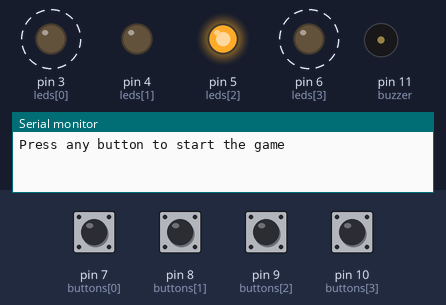
The sketch below on a simulated Arduino Uno, built with avr-gcc and run on an emulated ATmega328P. Parts: output pins drawn as LEDs (lit = HIGH), buzzer (waves = sounding), the last lines printed to the serial monitor. Dashed ring = blinking. The inputs (shaded band) are chosen by the test bench; at power-on: pin 7 (buttons[0]), pin 8 (buttons[1]), pin 9 (buttons[2]), pin 10 (buttons[3]) LOW. Random numbers use the default seed unless the sketch sets one.

Above: at 4.1 s.
4.5 s: pin 7 (buttons[0]) pulled HIGH for 1.55 s
At 7.1 s:
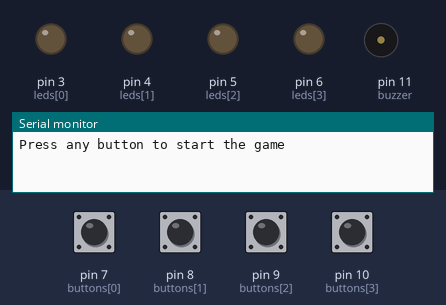
7.5 s: pin 8 (buttons[1]) pulled HIGH for 1.55 s
At 8.16 s:
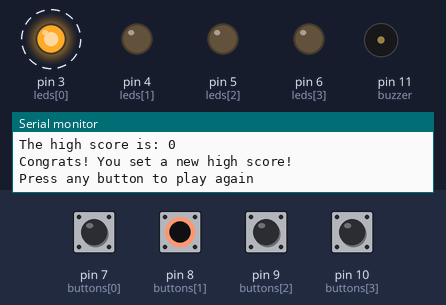
11.0 s: pin 9 (buttons[2]) pulled HIGH for 1.55 s
At 12.5 s:
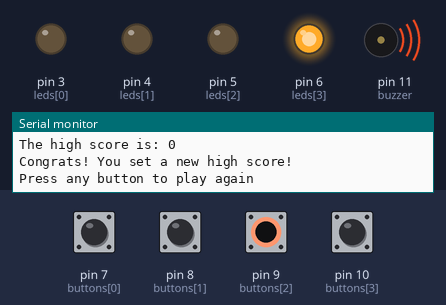
14.5 s: pin 10 (buttons[3]) pulled HIGH for 1.55 s
At 17.1 s:
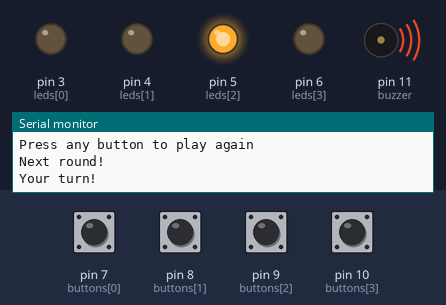
Timing chart, 0 to 18.8 s (numbered marks = the images above; inputs shaded):
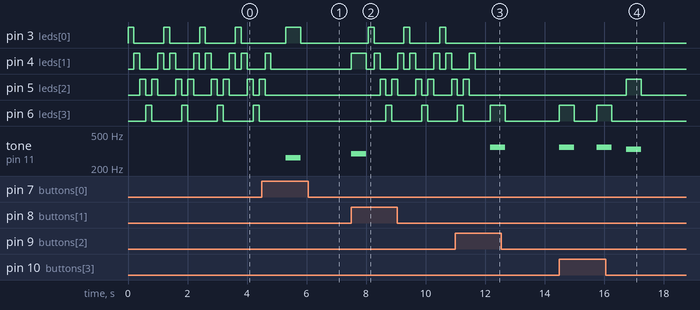

The sketch:

simon_says.ino
```cpp
/* GAME of Simon Says.
 * Created by: Cris Avati.
 * Finished on: 02/07/2021 (dd/mm/yyyy)
 * Components necessary: N leds and buttons, 1 buzzer or speaker,
 * N resistors for the leds and N pull-down resistors for the buttons
 */

const int N = 4;   // how many leds and buttons

int leds[] = {3, 4, 5, 6};       // led pins
int buttons[] = {7, 8, 9, 10};   // button pins
boolean buttonState[N];
// led index and colors: 0 - red, 1 - green, 2 - blue, 3 - yellow

int buzzer = 11;                 // buzzer pin
int notes[] = {262, 294, 330, 349};

int randNumber;
String simonSays = "";   // sequence of random numbers
int simonLength;
String userSays = "";    // sequence inserted by the user

int playTime = 500;      // how long the beat (led flash + sound) lasts
String gameState = "start";
int score = 0;
int highScore = 0;
int beatCounter = 0;     // used to keep track of how many beats the user has inputted
boolean beatAdded = false;

// used to prevent from printing multiple times in the loop
bool printFlag = false;

void setup() {
  // set all the leds to output and all the buttons to input
  for(int i = 0; i < N; i++)
  {
    pinMode(leds[i], OUTPUT);
    pinMode(buttons[i], INPUT);
  }
  pinMode(buzzer, OUTPUT);
  // to have random sequences that differ
  randomSeed(analogRead(0));    // for this to work, pin 0 HAS to be unconnected
  Serial.begin(9600);
}

void loop() {
  if (gameState == "start") {
    if(!printFlag)
    {
      Serial.println("Press any button to start the game");
      Serial.println();
      printFlag = true;
    }
    score = 0;
    play_again();
  }

  if (gameState == "watch"){
    game_watch();
  }

  if (gameState == "play") {
    game_play();
  }

  if (gameState == "end") {
    if (score > highScore)
    {
      highScore = score;
    }

    if (!printFlag) {
      Serial.println();
      Serial.println("Sorry, you lost. Your score was: " + String(score));
      Serial.println("The high score is: " + String(highScore));

      if (score == highScore)
      {
        Serial.println("Congrats! You set a new high score!");
      }

      Serial.println("Press any button to play again");
      Serial.println();
      printFlag = true;
    }

    show_score();
    play_again();


  }
  beatAdded = false;
  delay(1);  // time between loops
}


// check if a button was pressed and play corresponding beat
void listen_beats() {
  // iterate trough all the leds
  for(int i = 0; i < N; i++)
  {
    // read the state of button i
    buttonState[i] = digitalRead(buttons[i]);
    // if button i is pressed turn led i on for 1s
    if (buttonState[i] == HIGH)
    {
      play_beat(i);
      beatCounter ++;
      // add the beat chosen by the user to userSays
      userSays += String(i);
      // NOTE:  i: number of the button, buttonState[i]: 0 or 1 for high or low
    }
  }
}


// turn led n on, play note n for 1s and then stop
void play_beat(int n) {
  digitalWrite(leds[n], HIGH);
  tone(buzzer, notes[n]);

  delay(playTime);

  digitalWrite(leds[n], LOW);
  noTone(buzzer);
}


// iterate through a sequence of length l and plays each beat
void play_sequence(String sequence, int l) {
  for(int i = 0; i < l; i++) {
    play_beat(int(sequence[i] - '0'));  // to go from ASCII to int subtract the ASCII of '0'
    delay(playTime);
  }
}


// computer turn, play the sequence with a new beat
void game_watch()
{
  beatCounter = 0;
  userSays = "";

  if (beatAdded == false)
  {
    // add a new beat and update simonLength
    randNumber = random(0, N);
    simonSays = simonSays + String(randNumber);
    simonLength = simonSays.length();

    beatAdded = true;
    play_sequence(simonSays, simonLength);

    // beat added, sequence played, we can go to the user's turn
    gameState = "play";
  }
}


// user turn, record the buttons pressed and play each beat
void game_play()
{
  // ALL the beats need to be inputted to continue
  if (beatCounter == simonLength)
  {
    // turn won
    if (simonSays == userSays)
    {
      Serial.println("Next round!");
      score++;
      delay(1.5*playTime); // wait before going to watch/showing new sequence
      gameState = "watch";
      Serial.println("Your turn!");
    }
    // turn lost
    else
    {
      gameState = "end";
    }
  }
  // the user has to input other beats, so keep listening
  else
  {
    listen_beats();
  }
}


// if user presses any button, the game starts again
bool play_again() {
  // button has to be pressed for longer to be registered because of this line
  leds_flashing();

  // check buttons
  for(int i = 0; i < N; i++)
  {
    // read the state of button i
    buttonState[i] = digitalRead(buttons[i]);
    // if button i is pressed, go to "watch"
    if (buttonState[i] == HIGH) {
      delay(500); // wait before showing new sequence
      gameState = "watch";
      printFlag = false;
    }
  }

  // reset variables
  score = 0;
  beatCounter = 0;
  simonSays = "";
  userSays = "";

}


// leds animation used in waiting times
void leds_flashing()
{
  // leds flash forwards: 0-1-2
  for (int i = 0; i < 3; i++)
  {
    digitalWrite(leds[i], HIGH);
    delay(200);
    digitalWrite(leds[i], LOW);
  }

  // leds flash backwards: 3-2-1, note that 0 and 3 are not repeated
  for (int i = 3; i > 0; i--)
  {
    digitalWrite(leds[i], HIGH);
    delay(200);
    digitalWrite(leds[i], LOW);
  }
}

// flash led 1 as many times as the points scored
void show_score()
{
  for(int i = 0; i < score; i++)
  {
    digitalWrite(leds[1], HIGH);
    delay(250);
    digitalWrite(leds[1], LOW);
    delay(250);
  }
}


/*
 DONE:
 - connect other 4 buttons and pull-down resistors
 - set up code so that every led turns on for 1s if button is pressed
 - set up buzzer and find sounds

 TO DO:
X - generate random number 0 to 3
X - play sequence of random numbers
X - record user inputted sequence
X - confront user sequence to computer sequence
X - code "play" state
X- code a "start" state so that the game starts only after any of the
X  buttons is pressed (instead of starting in "watch" state)
X- extend "end" state so that it asks to press a button to play again
X- code a starting sequence where leds flash while waiting for new game to start
X- store high score
X- find a way to prevent "User says" and "Simon says" to be printed a bunch
X  of times
X - use leds to communicate score

 */
```

Measured:
- after the input at 4.5 s, tone on pin 11 (buzzer): silent → 262 Hz after 0.80 s, → silent 0.50 s later
- after the input at 7.5 s, pin 3 (leds[0]): alternates HIGH for 0.20 s and LOW for 1.0 s, starting after 0.57 s; pin 4 (leds[1]): LOW → HIGH at once, then moves between LOW and HIGH, repeating every 1.2 s
- after the input at 11.0 s, tone on pin 11 (buzzer): silent → 349 Hz after 1.2 s, → silent 0.50 s later
- after the input at 14.5 s, pin 5 (leds[2]): LOW → HIGH after 2.3 s, → LOW 0.50 s later; pin 6 (leds[3]): alternates HIGH for 0.50 s and LOW for 0.75 s, 4 changes in all, then stays LOW, starting at once; tone on pin 11 (buzzer): plays 349 Hz for 0.50 s, 349 Hz for 0.50 s, 330 Hz for 0.50 s, starting at once
- by itself, pin 3 (leds[0]), pin 6 (leds[3]): alternates HIGH for 0.20 s and LOW for 1.0 s
- by itself, pin 4 (leds[1]): repeats every 1.2 s: LOW 0.60 s, HIGH 0.20 s, LOW 0.20 s, HIGH 0.20 s
- by itself, pin 5 (leds[2]): repeats every 1.2 s: LOW 0.20 s, HIGH 0.20 s, LOW 0.60 s, HIGH 0.20 s
